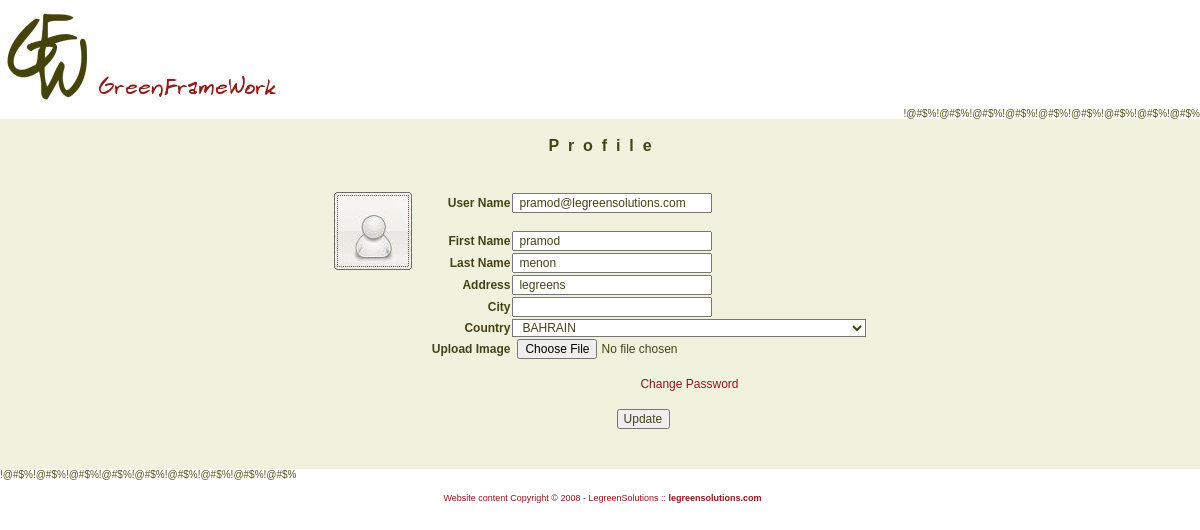
Screenshot of /profile.php (signed in) with the database file from the repository.
### tables this page shows
CREATE TABLE `users` (
  `id` int(10) unsigned NOT NULL auto_increment,
  `user_name` varchar(100) NOT NULL default '',
  `userpassword` varchar(32) NOT NULL default '',
  `usertype_id` tinyint(3) unsigned NOT NULL default '3',
  `firstname` varchar(100) NOT NULL default '',
  `lastname` varchar(100) NOT NULL default '',
  `emailid` varchar(100) NOT NULL default '',
  `address` varchar(255) default NULL,
  `city_id` varchar(100) default NULL,
  `state_id` int(10) unsigned default NULL,
  `country_id` smallint(5) unsigned default NULL,
  `ipaddress` varchar(16) default NULL,
  `registrationdate` datetime NOT NULL,
  `lastlogin` datetime default NULL,
  `userstatus_id` tinyint(3) unsigned NOT NULL default '2',
  `image` varchar(255) default NULL,
  `securityquestion_id` int(11) default NULL,
  `answer` varchar(255) default NULL,
  PRIMARY KEY  (`id`),
  UNIQUE KEY `user_name` (`user_name`),
  KEY `usertype_id` (`usertype_id`),
  KEY `userstatus_id` (`userstatus_id`)
);

CREATE TABLE `countries` (
  `id` smallint(5) unsigned NOT NULL auto_increment,
  `country` varchar(100) NOT NULL,
  `country_name` varchar(100) NOT NULL,
  `iso2` char(2) NOT NULL,
  `iso3` char(3) default NULL,
  `numericcode` smallint(6) default NULL,
  PRIMARY KEY  (`id`),
  UNIQUE KEY `country_name` (`country_name`),
  UNIQUE KEY `iso2` (`iso2`)
);

### profile.php (called while the page is built, shortened)
<?php session_start();
$current_url = $_SERVER['PHP_SELF'];
require(ROOT_PATH.'include/class/class_gspage/class_gspage.php');
$page = new gsPage;
    $page->current_url = $current_url;
    $page->title = "Green FrameWork";
    $page->page_name = 'profile';
    $page->layout = 'gfw.html';
    $page->conf_list = array("conf.php");
    $page->menuconf_list = array("menu_conf.php");
    $page->connection_list = array("connection.php",);
    $page->function_list = array("functions.php","image.php");
    $page->class_list = array("class_user.php","class_city.php","class_country.php","class_image.php");
    $index=0;
    $content_list[$index]['file_name']='inc_language.php';
    $content_list[$index]['var_name']='language';
    $index++;
    $content_list[$index]['file_name']='inc_menu.php';
    $content_list[$index]['var_name']='menu';
    $page->content_list = $content_list;
    $page->plugin_path = 'plugins/user/';
    $page->plugin = 'profile';
    $page->get_plugin();
?>

### include/class/class_gsconf/class_gsconf.php (called while the page is built, shortened)
<?php
class gsConf {
	var $connection;
	function get_conf($configurationtype_id,$configuration_name,$page_name,$value="",$description="",$language_id="") {
		if($language_id==""){
			if(isset($_SESSION[SESSION_TITLE.'gLANGUAGE']) && $_SESSION[SESSION_TITLE.'gLANGUAGE'] > 0){
				$language_id=$_SESSION[SESSION_TITLE.'gLANGUAGE'];
			}else{
				$language_id=CONF_LANG_ENGLISH;
			}
		}
		$strSQL = "SELECT C.id, C.value, C.publish FROM configurations C, pages P WHERE P.id= C.page_id AND P.page_name='".$page_name."' AND C.language_id='".$language_id."'  AND C.configurationtype_id='".$configurationtype_id."' AND C.configuration_name='".$configuration_name."' ";
		$result = mysql_query($strSQL, $this->connection) or die (mysql_error() . $strSQL);
		$count_conf= mysql_num_rows($result);
		if ($count_conf > 0) {
			$row_conf = mysql_fetch_assoc($result);
			if($row_conf['publish'] == CONF_NOT_PUBLISH) {
				$conf_value = stripslashes(nl2br($value));
			}else{
				$conf_value = stripslashes($row_conf['value']);
			}
		} else {
			$conf_value = stripslashes($value);
		}
	if (defined('gEDIT_MODE') ){
		$this->editor_mode = gEDIT_MODE;
	}
		return $conf_value;
	}
}
?>

### plugins/user/profile/conf/profile.php (called while the page is built, shortened)
<?php
$CAP_pagecaption = $this->gsconf->get_conf(CONF_TYPE_CAPTIONS,'CAP_pagecaption','profile',"P&nbsp;&nbsp;r&nbsp;&nbsp;o&nbsp;&nbsp;f&nbsp;&nbsp;i&nbsp;&nbsp;l&nbsp;&nbsp;e","Page caption");
$CAP_username = $this->gsconf->get_conf(CONF_TYPE_CAPTIONS,'CAP_username','profile',"User Name","caption User Name");
$CAP_firstname = $this->gsconf->get_conf(CONF_TYPE_CAPTIONS,'CAP_firstname','profile',"First Name","caption First Name");
$CAP_lastname = $this->gsconf->get_conf(CONF_TYPE_CAPTIONS,'CAP_lastname','profile',"Last Name","caption Last Name");
$CAP_address = $this->gsconf->get_conf(CONF_TYPE_CAPTIONS,'CAP_address','profile',"Address","caption Address");
$CAP_city = $this->gsconf->get_conf(CONF_TYPE_CAPTIONS,'CAP_city','profile',"City","caption City");
$CAP_country = $this->gsconf->get_conf(CONF_TYPE_CAPTIONS,'CAP_country','profile',"Country","caption Country");
$CAP_upload_image = $this->gsconf->get_conf(CONF_TYPE_CAPTIONS,'CAP_upload_image','profile',"Upload Image","caption Upload Image");
$CAP_LIN_change_password = $this->gsconf->get_conf(CONF_TYPE_CAPTIONS,'CAP_LIN_change_password','profile',"Change Password","link caption Change Password");
$LIN_file_name_change_password = $this->gsconf->get_conf(CONF_TYPE_SYSTEMCONF,'LIN_file_name_change_password','profile',"change_passwd.php","link file name Change Password");
$CAP_OBJ_update = $this->gsconf->get_conf(CONF_TYPE_OBJECT_CAPTIONS,'CAP_OBJ_update','profile',"Update","caption Update");
?>

### plugins/user/profile/code/profile.php (called while the page is built, shortened)
<?php
 $myuser = new User();
 $myuser->connection = $myconnection;
 $myuser->usertype_id = $_SESSION[SESSION_TITLE.'usertypeid'];
 $mycity = new City();
 $mycity->connection = $myconnection;
 $mycountry = new country($myconnection);
 $mycountry->connection = $myconnection;
 $data_country = $mycountry->get_list_array();
$myuser->id = $_SESSION[SESSION_TITLE.'userid'];
$data_user = $myuser->get_detail();
$image = $myuser->image;
if ( $myuser->image != "" ) {
    $ext = explode('.', $myuser->image);
    $ext = $ext[count($ext)-1];
    $user_image = USER_DIR . $myuser->id . '.' . $ext;
}else{
    $user_image = USER_DIR . 'user.gif';
}
if ( $myuser->city_id != "" ){
    $mycity->id = $myuser->city_id;
    $mycity->get_detail();
    $city_name = $mycity->city_name;
}
 ?>

### include/class/class_user/class_user.php (called while the page is built, shortened)
<?php
class User {
    var $connection;
    var $id = gINVALID;
    function User ( $id="",$uname="",$pass="",$connection="",$usertype_id = USERTYPE_REGISTERED_USER,$userstatus_id = USERSTATUS_TO_BE_ACTIVATED ){
        $this->id = $id;
        $this->connection=$connection;
    }
    function get_detail(){
        $strSQL = "SELECT * FROM users WHERE id = ".$this->id;
        $rsRES = mysql_query($strSQL,$this->connection) or die(mysql_error(). $strSQL );
        if ( mysql_num_rows($rsRES) > 0 ){
                $this->id = mysql_result($rsRES,0,'id');
                $this->user_name = mysql_result($rsRES,0,'user_name');
                $this->firstname = mysql_result($rsRES,0,'firstname');
                $this->lastname = mysql_result($rsRES,0,'lastname');
                $this->address = mysql_result($rsRES,0,'address');
                $this->city_id = mysql_result($rsRES,0,'city_id');
                $this->image = mysql_result($rsRES,0,'image');
                return true;
        }
        else{
            return false;
        }
    }
}
?>

### include/class/class_city/class_city.php (called while the page is built, shortened)
<?php
class City {
    var $connection;
    var $id = gINVALID;
function get_detail(){
    $strSQL = "SELECT C.id AS id,C.city_name AS city_name,C.state_id AS state_id,S.state_name AS state_name,";
    $strSQL .= "C.country_id AS country_id, CO.country_name AS country_name ";
    $strSQL .= "FROM ((cities C LEFT JOIN countries CO ON C.country_id = CO.id) ";
    $strSQL .= " LEFT JOIN states S ON C.state_id = S.id ) WHERE ";
    $strSQL .= " C.id = '".$this->id."'";
    $rsRES = mysql_query($strSQL,$this->connection) or die ( mysql_error() . $strSQL );
    if ( mysql_num_rows($rsRES) > 0 ){
        $this->id = mysql_result($rsRES,0,'id');
        $this->city_name = mysql_result($rsRES,0,'city_name');
        $this->state_id = mysql_result($rsRES,0,'state_id');
        $this->state_name = mysql_result($rsRES,0,'state_name');
        $this->country_id = mysql_result($rsRES,0,'country_id');
        $this->country_name = mysql_result($rsRES,0,'country_name');
        $cities = array();$i=0;
        $cities[$i]["id"] =  $this->id;
        $cities[$i]["city_name"] = $this->city_name;
        $cities[$i]["state_id"] = $this->state_id;
        $cities[$i]["state_name"] = $this->state_name;
        $cities[$i]["country_id"] = $this->country_id;
        $cities[$i]["country_name"] = $this->country_name;
        return $cities ;
    }else{
        $this->error_number = 2;
        $this->error_description="Contact administrator to get its details";
        return false;
    }
}
}
?>

### include/class/class_country/class_country.php (called while the page is built, shortened)
<?php
class country {
    var $connection;
function country($connection){
    $this->connection = $connection;
}
function get_list_array(){
        $countries = array();$i=0;
        $strSQL = "SELECT id,country_name,country,iso2,iso3,numericcode FROM countries ORDER BY country_name";
        $rsRES = mysql_query($strSQL,$this->connection) or die(mysql_error(). $strSQL );
        if ( mysql_num_rows($rsRES) > 0 ){
        while ( list ($id,$country_name,$country,$iso2,$iso3,$numericcode) = mysql_fetch_row($rsRES) ){
              $countries[$i]["id"] = $id;
              $countries[$i]["country_name"] = $country_name;
              $countries[$i]["country"] = $country;
              $countries[$i]["iso2"] = $iso2;
              $countries[$i]["iso3"] = $iso3;
              $countries[$i]["numericcode"] = $numericcode;
              $i++;
        }
        return $countries;
        }
        else{
        $this->error_number = 4;
        $this->error_description="Can't list countries";
        return false;
        }
}
}
?>

### include/functions/functions.php (the view, shortened to what this page needs)
<?php
function populate_list_array($objname, $array_list, $value_array, $display_array, $defaultvalue=-1,$disable=false){
?>
<select  name="<?php echo $objname; ?>" <?php if ($disable == true){?> disabled="true"<?php } ?> >
	<?php foreach ($array_list as $value) { ?><option <?php if( $defaultvalue == $value[$value_array]){ ?> selected="selected"<?php } ?> value="<?php echo $value[$value_array]; ?>"><?php echo $value[$display_array]; ?></option>
	<?php }  ?>
</select>
<?php }
?>

### plugins/user/profile/form/profile.php (shortened to what this page needs)
<br /> <form  name="frmfeedback" method="post" action="<?php echo $current_url; ?>" onsubmit="return validate_prof(frmfeedback);" enctype="multipart/form-data">
  <table align="center" border="0" cellpadding="0" cellspacing="4" style="width:550px;" >
      <tr>
          <td colspan="2" align="center" class="page_caption">
          <?= $CAP_pagecaption ?>
          </td>
      </tr>
      <tr>
          <td colspan="2" align="center" class="errormessage">
          <?php echo $myuser->err_desc;echo $strERR;?><br /><br />
          </td>
      </tr>
      <tr>
          <td valign="top" align="right">
              <img  src="<?=$user_image?>" height="80px" align="right">
          </td>
          <td>
              <TABLE style="width:450px;" align="center">
                  <tr>
                      <td style="width:30%" align="right">
                          <b><?= $CAP_username ?> </b>
                      </td>
                      <td >
                          <input readonly="true" style="width:200px;" align = "center" type="text" name="txtusername" value="<?if(isset($_POST['txtusername'])){echo $_POST['txtusername'];}else{echo $myuser->user_name;}?>"  >
                      </td>
                  </tr>
                  <tr>
                      <td style="width:30%" align="right" >&nbsp;</td>
                      <td >&nbsp;</td>
                  </tr>
                  <tr>
                      <td style="width:30%" align="right">
                          <b><?= $CAP_firstname ?> </b>
                      </td>
                      <td >
                          <input style="width:200px;" align = "center" type="text" name="txtfirstname" value="<?if(isset($_POST['txtfirstname'])){echo $_POST['txtfirstname'];}else{echo $myuser->firstname;}?>"  >
                      </td>
                  </tr>
                  <tr>
                      <td style="width:30%" align="right">
                          <b><?= $CAP_lastname ?> </b>
                      </td>
                      <td >
                          <input style="width:200px;" align = "center" type="text" name="txtlastname" value="<?if(isset($_POST['txtlastname'])){echo $_POST['txtlastname'];}else{echo $myuser->lastname;}?>"  >
                      </td>
                  </tr>
                  <tr>
                      <td style="width:30%" align="right">
                          <b><?= $CAP_address ?> </b>
                      </td>
                      <td >
                          <input style="width:200px;" align = "center" type="text" name="txtaddress" value="<?if(isset($_POST['txtaddress'])){echo $_POST['txtaddress'];}else{echo $myuser->address;}?>"  >
                      </td>
                  </tr>
                  <tr>
                      <td style="width:30%" align="right">
                          <b><?= $CAP_city ?> </b>
                      </td>
                      <td >
                          <input style="width:200px;" align = "center" type="text" name="txtcity" value="<?if(isset($_POST['txtcity'])){echo $_POST['txtcity'];}else{echo $city_name;}?>"  >
                      </td>
                  </tr>
                  <tr>
                      <td style="width:30%" align="right">
                          <b><?= $CAP_country ?></b>
                      </td>
                      <td >
                          <?php
                          if(isset($_POST['lstcountry'])){$countryid = $_POST['lstcountry'];}else{$countryid = $myuser->country_id;}
                          populate_list_array("lstcountry", $data_country, "id", "country", $defaultvalue=$countryid,$disable=false);
                          ?>
                      </td>
                  </tr>
                      <?if ( $image == "" ) {?>
                      <tr>
                      <td style="width:30%" align="right" >
                          <b><?= $CAP_upload_image ?> </b>
                      </td>
                      <td colspan="2"><input type="file" name="fleimage" id="fleimage" size="30" /></td>
                      </tr>
                      <?}?>
                  <tr>
                      <td style="width:30%" align="right" >&nbsp;</td>
                      <td >&nbsp;</td>
                  </tr>
                  <tr>
                      <td style="width:30%" align="right" >&nbsp;</td>
                      <td align="center" ><A href="<?= $LIN_file_name_change_password ?>" name="change password"><?= $CAP_LIN_change_password ?></A></td>
                  </tr>
                  <tr>
                      <td style="width:30%" align="right" >&nbsp;</td>
                      <td >&nbsp;</td>
                  </tr>
                  <tr>
                      <td colspan="2" align="center"><input type="submit" name="submit" value="<?= $CAP_OBJ_update ?>" onClick="return validate_prof(frmfeedback);">
                      </td>
                  </tr>
              </TABLE>
          </td>
      </tr>
      <tr>
          <td colspan="2" align="center"><br />
          </td>
      </tr>
  </table>
  </form>

### css/gfw.css (style rules this page uses)
body,div,p,td,h1,h2,h3 { color:#454216;font-family:Verdana,Arial,sans-serif;font-size:12px;margin:0;padding:0; }
ul,li,input { color:#454216;font-family:Verdana,Arial,sans-serif;font-size:12px;margin:0;padding-left:5px; }
input[text],select,textarea { background-color:#FFFFFF; color:#454216;font-family:Verdana,Arial,sans-serif;font-size:12px;margin:0;padding-left:5px; }
body { background-image: url(../images/page_bg.jpg); background-color:#FFFFFF; margin-bottom:0px; margin-left:0px; margin-right:0px; margin-top:0px; }
a { color:#92151D; text-decoration: none; }
#maintable { width:100%; height:400px; border:0px; padding:0px; }
#footer { color:#92151D; text-align:center; height:25px; vertical-align:middle; font-size:9px; }
#footer a { color:#92151D; text-decoration: none; font-weight:bold; font-size:9px; }
.page_caption { font-weight : bold; text-align:center; font-size:16px; }
.errormessage { font-weight : bold; text-align:center; color:#92151D; }

### rows the page displays
users: txtusername "pramod@legreensolutions.com", txtfirstname "pramod", txtlastname "menon", txtaddress "legreens", lstcountry "BAHRAIN"

### other values shown
$CAP_pagecaption "P r o f i l e"
$CAP_username "User Name"
$CAP_firstname "First Name"
$CAP_lastname "Last Name"
$CAP_address "Address"
$CAP_city "City"
$CAP_country "Country"
$CAP_upload_image "Upload Image"
$CAP_LIN_change_password "Change Password"
